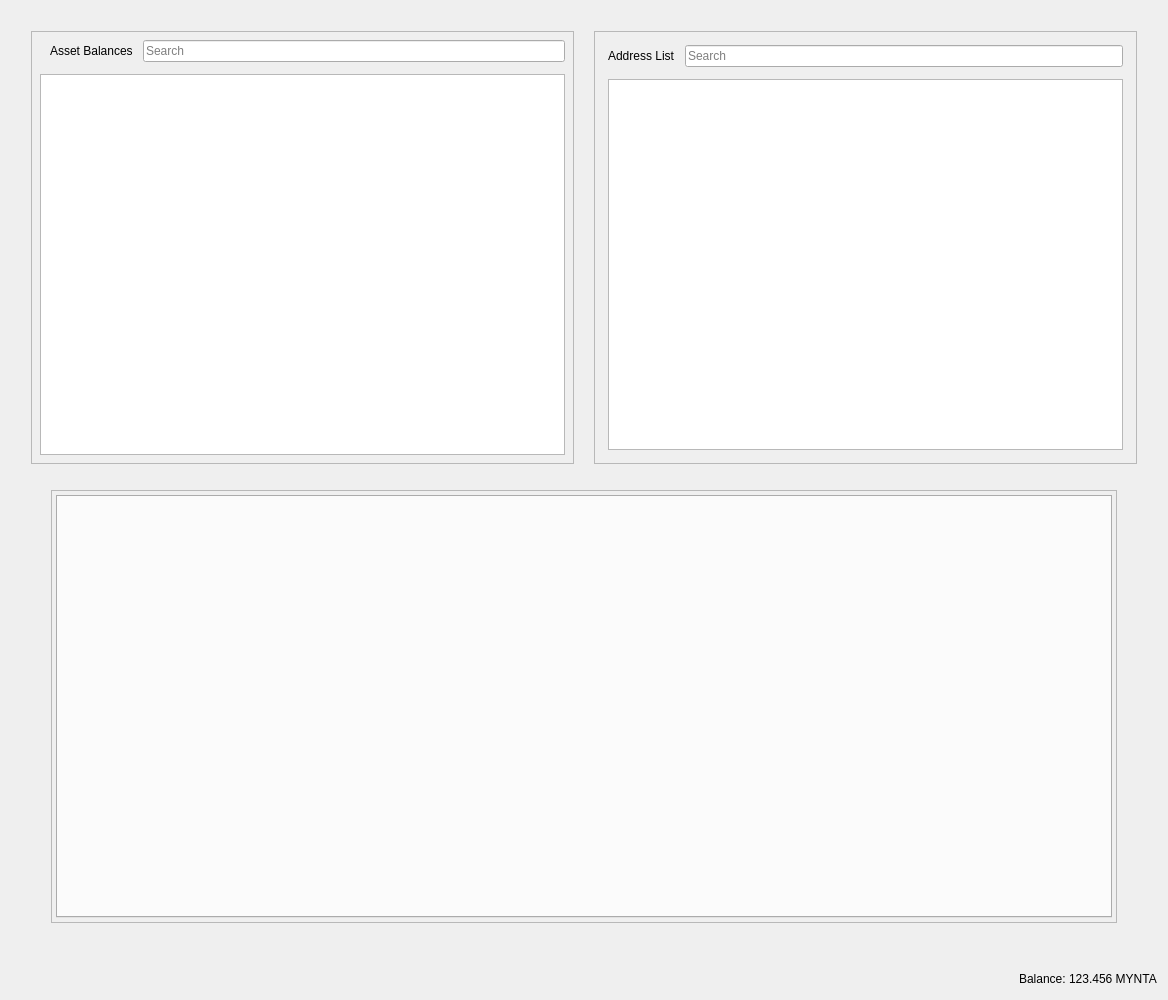
<?xml version="1.0" encoding="UTF-8"?>
<ui version="4.0">
 <class>RestrictedAssetsDialog</class>
 <widget class="QDialog" name="RestrictedAssetsDialog">
  <property name="geometry">
   <rect>
    <x>0</x>
    <y>0</y>
    <width>1168</width>
    <height>1000</height>
   </rect>
  </property>
  <property name="windowTitle">
   <string>Send Coins</string>
  </property>
  <layout class="QVBoxLayout" name="verticalLayout">
   <item>
    <layout class="QHBoxLayout" name="horizontalLayout">
     <property name="spacing">
      <number>20</number>
     </property>
     <property name="leftMargin">
      <number>20</number>
     </property>
     <property name="topMargin">
      <number>20</number>
     </property>
     <property name="rightMargin">
      <number>20</number>
     </property>
     <property name="bottomMargin">
      <number>20</number>
     </property>
     <item>
      <widget class="QFrame" name="frameAssetBalance">
       <property name="frameShape">
        <enum>QFrame::StyledPanel</enum>
       </property>
       <property name="frameShadow">
        <enum>QFrame::Raised</enum>
       </property>
       <layout class="QVBoxLayout" name="verticalLayout_7">
        <property name="spacing">
         <number>12</number>
        </property>
        <property name="leftMargin">
         <number>4</number>
        </property>
        <property name="topMargin">
         <number>4</number>
        </property>
        <property name="rightMargin">
         <number>4</number>
        </property>
        <property name="bottomMargin">
         <number>4</number>
        </property>
        <item>
         <layout class="QVBoxLayout" name="verticalLayout_4">
          <property name="spacing">
           <number>12</number>
          </property>
          <property name="leftMargin">
           <number>4</number>
          </property>
          <property name="topMargin">
           <number>4</number>
          </property>
          <property name="rightMargin">
           <number>4</number>
          </property>
          <property name="bottomMargin">
           <number>4</number>
          </property>
          <item>
           <layout class="QHBoxLayout" name="horizontalLayout_8">
            <property name="spacing">
             <number>10</number>
            </property>
            <property name="leftMargin">
             <number>10</number>
            </property>
            <item>
             <widget class="QLabel" name="labelAssetBalance">
              <property name="text">
               <string>Asset Balances</string>
              </property>
             </widget>
            </item>
            <item>
             <widget class="QLineEdit" name="lineEditAssetSearch">
              <property name="placeholderText">
               <string>Search</string>
              </property>
             </widget>
            </item>
           </layout>
          </item>
          <item>
           <widget class="QTableView" name="listAssets"/>
          </item>
         </layout>
        </item>
       </layout>
      </widget>
     </item>
     <item>
      <widget class="QFrame" name="frameAddressList">
       <property name="frameShape">
        <enum>QFrame::StyledPanel</enum>
       </property>
       <property name="frameShadow">
        <enum>QFrame::Raised</enum>
       </property>
       <layout class="QVBoxLayout" name="verticalLayout_10">
        <property name="spacing">
         <number>12</number>
        </property>
        <item>
         <layout class="QVBoxLayout" name="verticalLayout_9">
          <property name="spacing">
           <number>12</number>
          </property>
          <property name="leftMargin">
           <number>4</number>
          </property>
          <property name="topMargin">
           <number>4</number>
          </property>
          <property name="rightMargin">
           <number>4</number>
          </property>
          <property name="bottomMargin">
           <number>4</number>
          </property>
          <item>
           <layout class="QHBoxLayout" name="horizontalLayout_9">
            <property name="spacing">
             <number>10</number>
            </property>
            <property name="leftMargin">
             <number>0</number>
            </property>
            <property name="topMargin">
             <number>0</number>
            </property>
            <property name="rightMargin">
             <number>0</number>
            </property>
            <property name="bottomMargin">
             <number>0</number>
            </property>
            <item>
             <widget class="QLabel" name="labelAddressList">
              <property name="text">
               <string>Address List</string>
              </property>
             </widget>
            </item>
            <item>
             <widget class="QLineEdit" name="lineEditAddressSearch">
              <property name="placeholderText">
               <string>Search</string>
              </property>
             </widget>
            </item>
           </layout>
          </item>
          <item>
           <widget class="QTableView" name="myAddressList"/>
          </item>
         </layout>
        </item>
       </layout>
      </widget>
     </item>
    </layout>
   </item>
   <item>
    <layout class="QHBoxLayout" name="horizontalLayout_4">
     <property name="spacing">
      <number>34</number>
     </property>
     <property name="leftMargin">
      <number>40</number>
     </property>
     <property name="topMargin">
      <number>0</number>
     </property>
     <property name="rightMargin">
      <number>40</number>
     </property>
     <property name="bottomMargin">
      <number>40</number>
     </property>
     <item>
      <widget class="QFrame" name="tabFrame">
       <property name="frameShape">
        <enum>QFrame::StyledPanel</enum>
       </property>
       <property name="frameShadow">
        <enum>QFrame::Raised</enum>
       </property>
       <layout class="QVBoxLayout" name="verticalLayout_8">
        <property name="spacing">
         <number>12</number>
        </property>
        <property name="leftMargin">
         <number>4</number>
        </property>
        <property name="topMargin">
         <number>4</number>
        </property>
        <property name="rightMargin">
         <number>4</number>
        </property>
        <property name="bottomMargin">
         <number>4</number>
        </property>
        <item>
         <widget class="QTabWidget" name="tabWidget">
          <property name="tabPosition">
           <enum>QTabWidget::North</enum>
          </property>
          <property name="tabShape">
           <enum>QTabWidget::Rounded</enum>
          </property>
          <property name="currentIndex">
           <number>-1</number>
          </property>
          <property name="elideMode">
           <enum>Qt::ElideNone</enum>
          </property>
         </widget>
        </item>
       </layout>
      </widget>
     </item>
    </layout>
   </item>
   <item>
    <layout class="QHBoxLayout" name="horizontalLayout_2">
     <property name="spacing">
      <number>3</number>
     </property>
     <item>
      <spacer name="horizontalSpacer">
       <property name="orientation">
        <enum>Qt::Horizontal</enum>
       </property>
       <property name="sizeHint" stdset="0">
        <size>
         <width>40</width>
         <height>20</height>
        </size>
       </property>
      </spacer>
     </item>
     <item alignment="Qt::AlignRight">
      <widget class="QLabel" name="label">
       <property name="sizePolicy">
        <sizepolicy hsizetype="Preferred" vsizetype="Fixed">
         <horstretch>0</horstretch>
         <verstretch>0</verstretch>
        </sizepolicy>
       </property>
       <property name="text">
        <string>Balance:</string>
       </property>
      </widget>
     </item>
     <item alignment="Qt::AlignRight">
      <widget class="QLabel" name="labelBalance">
       <property name="sizePolicy">
        <sizepolicy hsizetype="Preferred" vsizetype="Fixed">
         <horstretch>0</horstretch>
         <verstretch>0</verstretch>
        </sizepolicy>
       </property>
       <property name="cursor">
        <cursorShape>IBeamCursor</cursorShape>
       </property>
       <property name="text">
        <string notr="true">123.456 MYNTA</string>
       </property>
       <property name="textInteractionFlags">
        <set>Qt::LinksAccessibleByMouse|Qt::TextSelectableByKeyboard|Qt::TextSelectableByMouse</set>
       </property>
      </widget>
     </item>
    </layout>
   </item>
  </layout>
 </widget>
 <resources>
  <include location="../raven.qrc"/>
 </resources>
 <connections/>
</ui>
